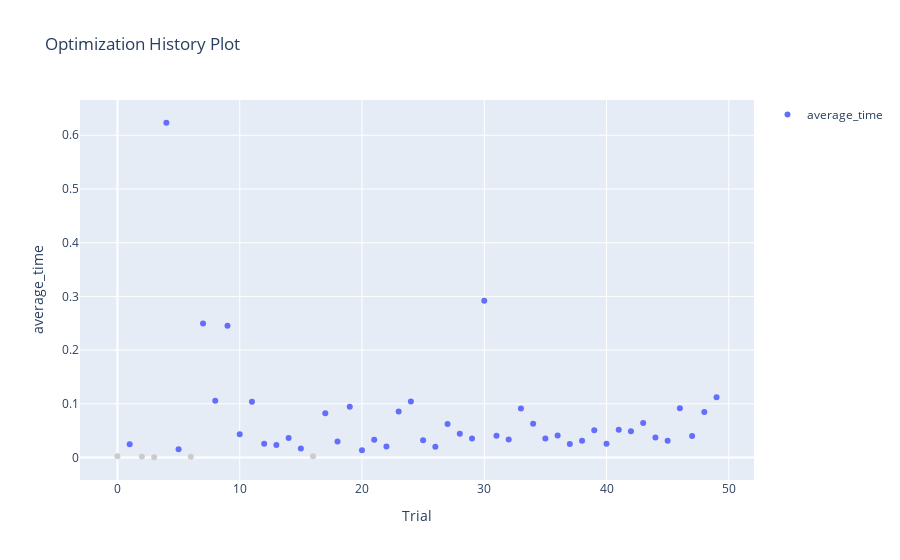

Notebook cell for this chart:
### Code cell
plot_optimization_history(lsh_study, target = lambda t: t.values[1], target_name = 'average_time')

### Figure 1 — Plotly figure (JSON) as saved in the notebook; plotly's stock layout.template omitted (floating-point values rounded to 4 significant figures)
{"data": [{"mode": "markers", "name": "average_time", "type": "scatter", "x": [1, 4, 5, 7, 8, 9, 10, 11, 12, 13, 14, 15, 17, 18, 19, 20, 21, 22, 23, 24, 25, 26, 27, 28, 29, 30, 31, 32, 33, 34, 35, 36, 37, 38, 39, 40, 41, 42, 43, 44, 45, 46, 47, 48, 49], "y": [0.02478, 0.6233, 0.01547, 0.2493, 0.1056, 0.2453, 0.04344, 0.1037, 0.02568, 0.0232, 0.03656, 0.01694, 0.08227, 0.03001, 0.09474, 0.01357, 0.03337, 0.02056, 0.08566, 0.1045, 0.03245, 0.01998, 0.06251, 0.04431, 0.0356, 0.2921, 0.04078, 0.03358, 0.09146, 0.06272, 0.03557, 0.04129, 0.02515, 0.03107, 0.05091, 0.02574, 0.05164, 0.04891, 0.0643, 0.03717, 0.03124, 0.09188, 0.04032, 0.08483, 0.1124]}, {"marker": {"color": "#cccccc"}, "mode": "markers", "name": "Infeasible Trial", "showlegend": false, "type": "scatter", "x": [0, 2, 3, 6, 16], "y": [0.002289, 0.001785, 0.0005732, 0.001318, 0.002351]}], "layout": {"title": {"text": "Optimization History Plot"}, "xaxis": {"title": {"text": "Trial"}}, "yaxis": {"title": {"text": "average_time"}}}}
